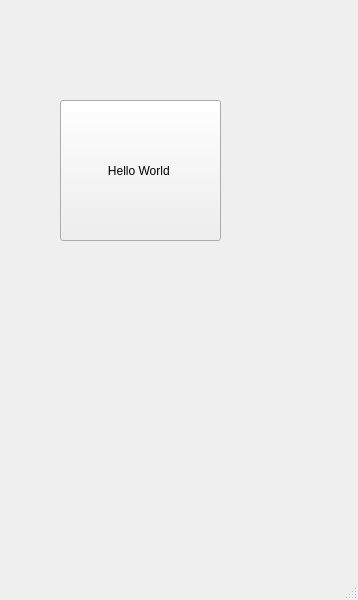
<?xml version="1.0" encoding="UTF-8"?>
<ui version="4.0">
 <class>MainWindow</class>
 <widget class="QMainWindow" name="MainWindow">
  <property name="geometry">
   <rect>
    <x>0</x>
    <y>0</y>
    <width>358</width>
    <height>600</height>
   </rect>
  </property>
  <property name="windowTitle">
   <string>MainWindow</string>
  </property>
  <widget class="QWidget" name="centralwidget">
   <widget class="QPushButton" name="pushButton">
    <property name="geometry">
     <rect>
      <x>60</x>
      <y>100</y>
      <width>161</width>
      <height>141</height>
     </rect>
    </property>
    <property name="text">
     <string>Hello World </string>
    </property>
    <property name="checkable">
     <bool>true</bool>
    </property>
   </widget>
  </widget>
  <widget class="QMenuBar" name="menubar">
   <property name="geometry">
    <rect>
     <x>0</x>
     <y>0</y>
     <width>358</width>
     <height>25</height>
    </rect>
   </property>
  </widget>
  <widget class="QStatusBar" name="statusbar"/>
 </widget>
 <resources/>
 <connections/>
</ui>
